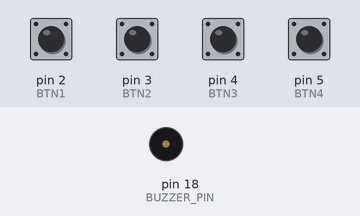
This sketch was run on a simulated Arduino Uno, built with avr-gcc and run on an emulated ATmega328P. Parts: buzzer (waves = sounding). The inputs (shaded band) are chosen by the test bench; at power-on: pin 2 (BTN1), pin 3 (BTN2), pin 4 (BTN3), pin 5 (BTN4) HIGH.

Above: at 1.2 s.
1.3 s: pin 2 (BTN1) pulled LOW for 0.15 s
At 1.37 s:
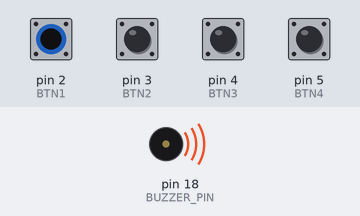
Timing chart, 0 to 4.3 s (numbered marks = the images above; inputs shaded):
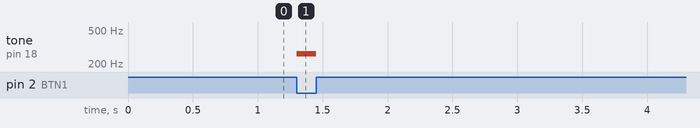

Measured:
- after the input at 1.3 s, tone on pin 18 (BUZZER_PIN): silent → 262 Hz at once, → silent 0.15 s later

The sketch:

7.2_Mini_piano.ino
```cpp
/**
 **************************************************
 *
 * @file        7.2_Mini_piano.ino
 * @brief       Project that turns four buttons and a passive buzzer into a small piano. Each button has its own
 *              frequency, and pressing it plays that note for as long as you hold the button down.
 *              It builds on the button reading from section 2.1 and the buzzer from section 2.4.
 *              For details, connection diagram and more, check out the example documentation at: <link placeholder>
 * @author      Josip Šimun Kuči @ soldered.com
 ***************************************************
 */

/*
This is a variable to which we pass the number of pin that we had connected the buzzer to.
The NULA board has a pin naming logic as follows: IO18, where 18 is the number that we give to the variable.
*/
const int BUZZER_PIN = 18;

/*
These are the variables to which we pass the numbers of pins that we had connected the four BUTTONS to. Each button
gets a pin of its own, because the board has to be able to tell them apart.
*/
const int BTN1 = 2;
const int BTN2 = 3;
const int BTN3 = 4;
const int BTN4 = 5;

/*
These are the frequencies of the four notes, in Hertz. A frequency is how many times per second the buzzer moves back
and forth, and it is what our ears hear as the pitch of a sound: the higher the number, the higher the note.
The names come from the musical scale, where C4 is the C in the middle of a piano keyboard. Feel free to experiment
with these values, or look up the frequencies of other notes and build your own scale.
*/
const int NOTE_C4 = 262;
const int NOTE_D4 = 294;
const int NOTE_E4 = 330;
const int NOTE_F4 = 349;

void setup() {

  /*
  pinMode() is a function that configures the specified pin to behave either as an input or as an output.
  As these pins need to detect if a button has been pressed, we will put them in INPUT_PULLUP mode. INPUT_PULLUP
  switches on a small resistor inside the chip that ties each pin to 3.3V, which means a pin sits at HIGH while its
  button is released and goes LOW while it is pressed.
  */
  pinMode(BTN1, INPUT_PULLUP);
  pinMode(BTN2, INPUT_PULLUP);
  pinMode(BTN3, INPUT_PULLUP);
  pinMode(BTN4, INPUT_PULLUP);

  /*
  The buzzer is the one pin that has to write instead of read, so we put it in OUTPUT mode.
  */
  pinMode(BUZZER_PIN, OUTPUT);
}

void loop() {

  /*
  digitalRead() is a function that reads the value from a specified digital pin, either HIGH or LOW. Because of the
  pull-up resistors, a pressed button reads LOW.
  tone() is a function that makes the buzzer produce a sound of the given frequency. Called with only a pin and a
  frequency, as it is here, it keeps playing until we stop it ourselves.
  Notice the "else if" chain: the board checks the buttons in order and stops at the first one it finds pressed, so
  pressing two buttons at once plays only the note that comes first in this list.
  */
  if (digitalRead(BTN1) == LOW) {
    tone(BUZZER_PIN, NOTE_C4);
  }
  else if (digitalRead(BTN2) == LOW) {
    tone(BUZZER_PIN, NOTE_D4);
  }
  else if (digitalRead(BTN3) == LOW) {
    tone(BUZZER_PIN, NOTE_E4);
  }
  else if (digitalRead(BTN4) == LOW) {
    tone(BUZZER_PIN, NOTE_F4);
  }
  else {

    /*
    If none of the buttons is pressed we end up here. noTone() stops whatever sound the buzzer was making, which is
    what makes the note stop as soon as you let go of the button.
    */
    noTone(BUZZER_PIN);
  }

  /*
  delay() is a function that starts a pause in the code. This very short pause gives the button contacts a moment to
  settle, which stops a single press from being read as several. Section 2.2 explains this in detail under the name
  debouncing.
  */
  delay(50);
}
```
